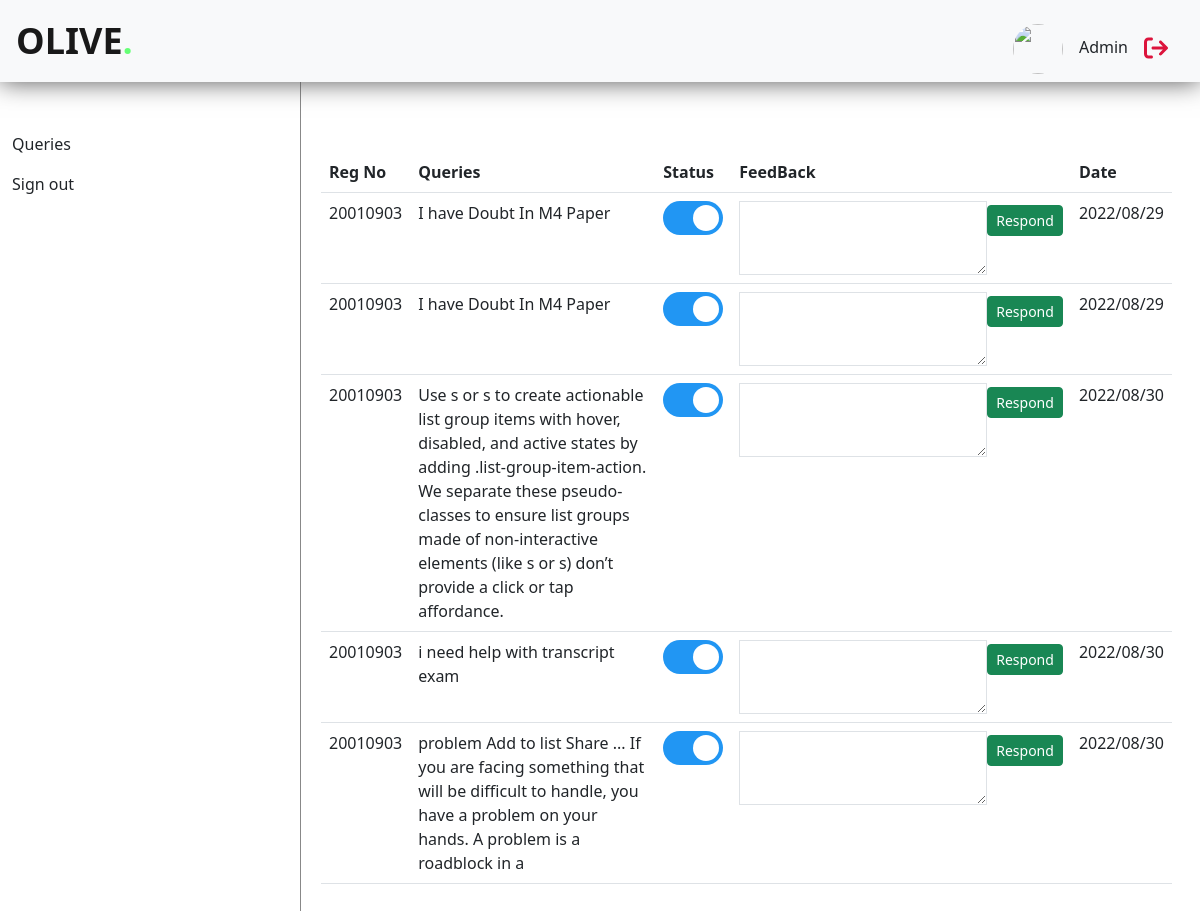
The app's page /admin.php with its own data.
### tables this page shows
CREATE TABLE `queries` (
  `q_id` int(11) NOT NULL,
  `u_id` int(21) NOT NULL,
  `q_que` varchar(3000) NOT NULL,
  `q_ans` varchar(3000) NOT NULL DEFAULT 'pending',
  `q_status` tinyint(1) NOT NULL DEFAULT 0,
  `q_time` datetime NOT NULL DEFAULT current_timestamp()
);

### admin.php (the view, shortened to what this page needs)
<?php require "admin_header.php" ?>
<div class="chatsection container-fluid">
    <div class="row d-flex">
        <div id="aside" class="col col-md-3 mt-3 sidebar">
            <ul class="navbar-nav">
                <li class="nav-item">
                    <a class="nav-link active" aria-current="page" href="#">Queries</a>
                </li>
                <li class="nav-item">
                    <a class="nav-link active" aria-current="page" href="logout.php">Sign out</a>
                </li>
            </ul>
        </div>
        <div class="col col-md-9 col-sm-12 chatbx">
            <div id="querybox" class="messages">
                <table class="table">
                    <thead>
                        <tr>
                            <th scope="col">Reg No</th>
                            <th scope="col">Queries</th>
                            <th scope="col">Status</th>
                            <th scope="col">FeedBack</th>
                            <th scope="col">Date</th>
                        </tr>
                    </thead>
                    <tbody>
                        <?php
                        $sql = "SELECT * FROM `queries` ORDER BY 'q_time' ASC";
                        $res = mysqli_query($conn, $sql);
                        while ($row = mysqli_fetch_assoc($res)) {
                            $updated_time = date("Y/m/d", strtotime($row["q_time"]));
                        ?>
                            <tr>
                                <td><?php echo $row["u_id"] ?></td>
                                <td><?php echo $row["q_que"] ?></td>
                                <td>
                                    <label class="switch">
                                        <span class="slider round"></span>
                                    </label>
                                </td>
                                <td>
                                <form class="d-flex align-items-start" method="POST" action="inits/manage_query.php?q_id=<?php echo $row['q_id'] ?>&u_id=<?php echo $row['u_id'] ?>">
                                    <textarea class="border" name="q_ans" cols="25" rows="3"></textarea>
                                    <button class="btn btn-sm btn-success mt-1" type="submit" style="text-decoration: none;">Respond</button>
                                    </form>
                                </td>
                                <td><?php echo $updated_time ?></td>
                            </tr>
                        <?php }; ?>
                    </tbody>
                </table>
            </div>
        </div>
    </div>
</div>
                                            </body>
                                            </html>

### admin_header.php (shortened to what this page needs)
<!doctype html>
<html lang="en" dir="ltr">
<head>
    <link rel="stylesheet" href="https://cdn.jsdelivr.net/npm/bootstrap@5.2.0/dist/css/bootstrap.rtl.min.css">
    <link rel="stylesheet" href="https://cdn.jsdelivr.net/npm/bootstrap-icons@1.9.1/font/bootstrap-icons.css">
    <link rel="stylesheet" href="https://cdnjs.cloudflare.com/ajax/libs/font-awesome/6.1.2/css/all.min.css" />
    <link rel="stylesheet" href="assets/css/style.css?v=<?php echo time(); ?>">
    <link rel="stylesheet" href="assets/css/responsive.css">
</head>
<body>
    <header>
        <nav class="navbar fixed-top navbar-expand-lg bg-light">
            <div class="profilebar d-flex ">
                <a class="navbar-brand logo" href="index.php">Olive<span>.</span></a>
                <ul class="d-flex align-items-center me-auto mt-3 mr-3 mb-2 mb-lg-0">
                    <li class="nav-item">
                        <a class="nav-link active" aria-current="page" href="#"><img id="user-icon" src="https://images.pexels.com/photos/220453/pexels-photo-220453.jpeg?auto=compress&cs=tinysrgb&dpr=1&w=500" alt=""><span>Admin</span></a>
                    </li>
                    <li class="nav-item">
                        <a class="nav-link active" aria-current="page" href="logout.php"><i id="user-out" class="fa fa-sign-out" aria-hidden="true"></i></a>
                    </li>
                </ul>
            </div>
        </nav>
    </header>

### assets/css/style.css (style rules this page uses)
* { border: none; margin: 0; padding: 0; box-sizing: border-box; }
#querybox,#qbox { justify-content: flex-start; margin-top: 144px; }
#user-out { font-size: 24px; color: crimson; margin-left: 16px; }
.profilebar { width: 100%; align-items: center; }
.profilebar ul { list-style: none; }
#user-icon { width: 50px; height: 50px; object-fit: cover; border-radius: 50%; margin-right: 16px; }
.logo { font-size: 36px; font-weight: 800; text-transform: uppercase; transition: 0.3s all ease; }
.logo span { color: rgb(101, 255, 117); }
.fixed-top { box-shadow: 0 0 24px #555; z-index: 999; }
.chatsection { position: absolute; right: 0; width: 100%; }
.chatsection .sidebar { position: fixed; }
.chatsection .sidebar ul { margin-top: 108px; }
.chatsection .chatbx { position: absolute; right: 0; height: auto; border-left: 1px solid #888; overflow-y: hidden; }
.messages { width: 100%; padding: 8px; padding-right: 16px; min-height: 500px; display: flex; flex-direction: column; justify-content: flex-end; position: relative; margin-bottom: 81px; margin-top: 36px; }
.switch { position: relative; display: inline-block; width: 60px; height: 34px; }
.slider { position: absolute; cursor: pointer; top: 0; left: 0; right: 0; bottom: 0; background-color: #ccc; -webkit-transition: .4s; transition: .4s; }
.slider:before { position: absolute; content: ""; height: 26px; width: 26px; left: 4px; bottom: 4px; background-color: white; -webkit-transition: .4s; transition: .4s; }
input:checked + .slider { background-color: #2196F3; }
input:checked + .slider:before { -webkit-transform: translateX(26px); -ms-transform: translateX(26px); transform: translateX(26px); }
.slider.round { border-radius: 34px; }
.slider.round:before { border-radius: 50%; }

### records on screen
queries: u "20010903", q_que "I have Doubt In M4 Paper", q_time "2022/08/29"
queries: u "20010903", q_que "I have Doubt In M4 Paper", q_time "2022/08/29"
queries: u "20010903", q_que "Use s or s to create actionable list group items with hover, disabled, and active states by adding .list-group-item-action. We separate these pseudo-classes to ensure list groups made of non-interactive elements (like s or s) don’t provide a click or tap affordance.", q_time "2022/08/30"
queries: u "20010903", q_que "i need help with transcript exam", q_time "2022/08/30"
queries: u "20010903", q_que "problem Add to list Share ... If you are facing something that will be difficult to handle, you have a problem on your hands. A problem is a roadblock in a", q_time "2022/08/30"
